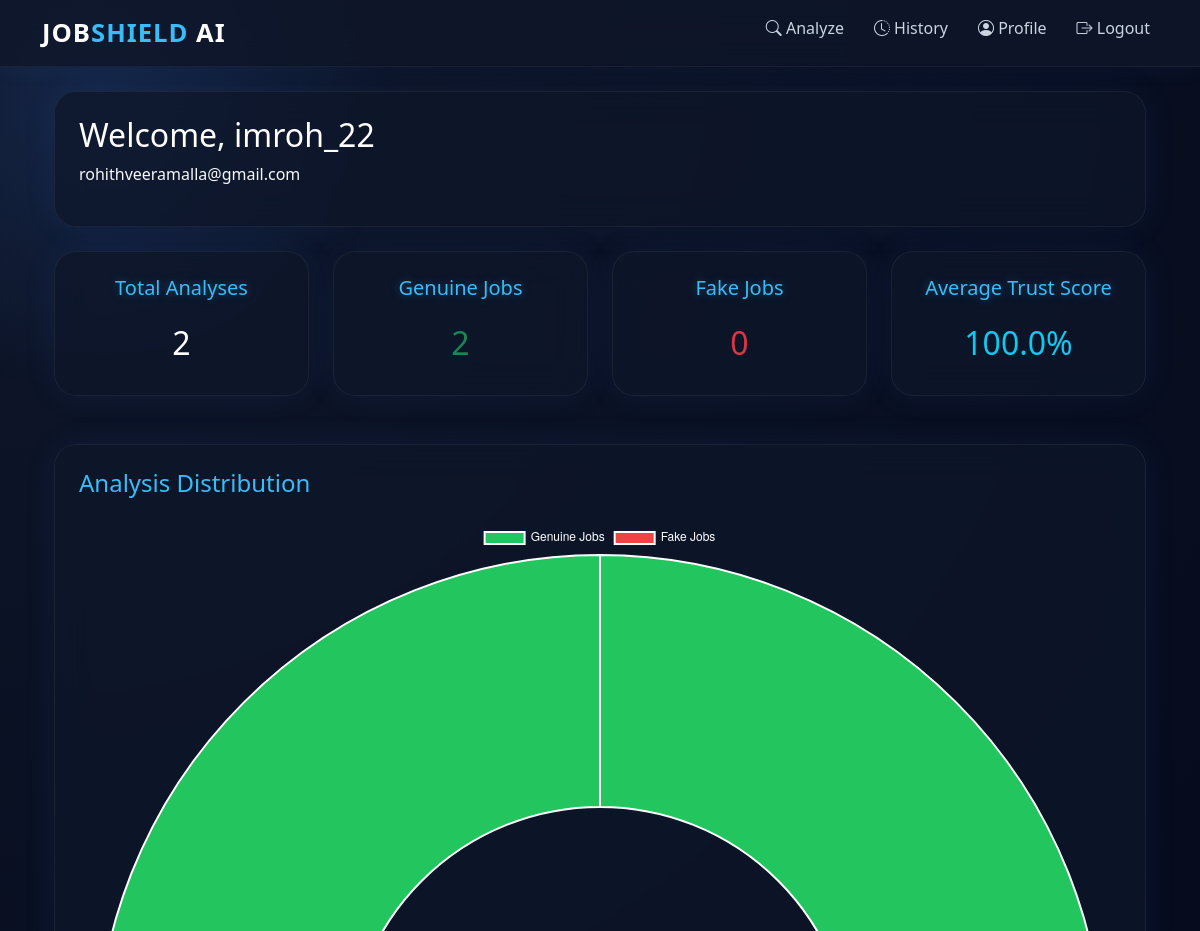
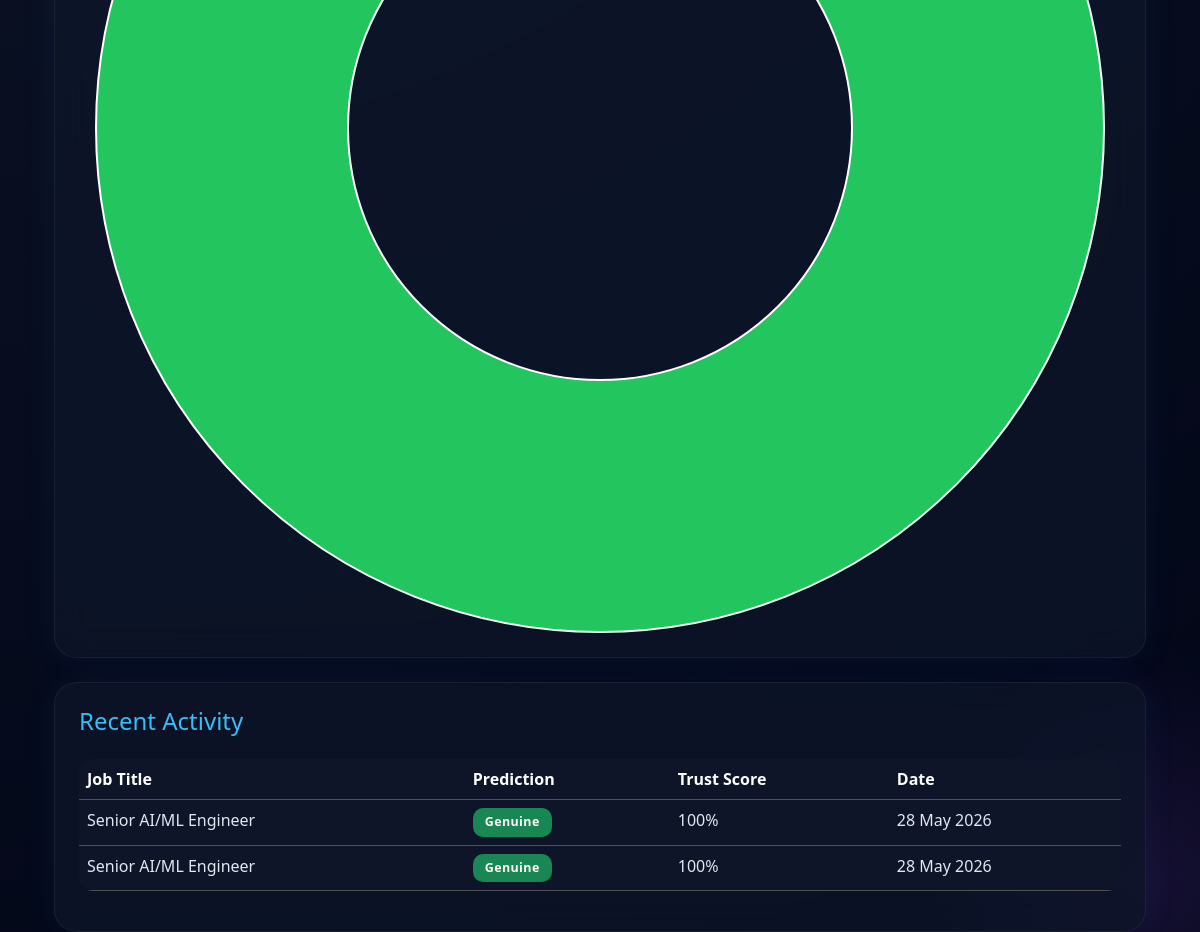
Screenshot of /profile (signed in) with the database file from the repository (2 pictures, top to bottom).
### auth/models.py (models this page shows, shortened)
class User(UserMixin, db.Model):
    __tablename__ = "users"
    id = db.Column(db.Integer, primary_key=True)
    username = db.Column(
        db.String(100),
        nullable=False
    )
    email = db.Column(
        db.String(150),
        unique=True,
        nullable=False
    )
    password = db.Column(
        db.String(255),
        nullable=False
    )
    is_admin = db.Column(
    db.Boolean,
    default=False
    )
    analyses = db.relationship(
        "JobAnalysis",
        backref="user",
        lazy=True
    )

class JobAnalysis(db.Model):
    __tablename__ = "job_analyses"
    id = db.Column(
        db.Integer,
        primary_key=True
    )
    user_id = db.Column(
        db.Integer,
        db.ForeignKey("users.id"),
        nullable=False
    )
    job_title = db.Column(
        db.String(255),
        nullable=False
    )
    prediction = db.Column(
        db.String(100),
        nullable=False
    )
    confidence = db.Column(
        db.Float,
        nullable=False
    )
    risk_level = db.Column(
        db.String(100),
        nullable=False
    )
    trust_score = db.Column(
        db.Integer,
        nullable=False
    )
    verification_status = db.Column(
        db.String(100),
        nullable=False
    )
    created_at = db.Column(
        db.DateTime,
        default=datetime.utcnow
    )

### app.py (the view)
@app.route("/profile")
@login_required
def profile():
    analyses = JobAnalysis.query.filter_by(
        user_id=current_user.id
    ).all()
    total_analyses = len(analyses)
    genuine_count = len([
        a for a in analyses
        if "GENUINE" in a.prediction
    ])
    fake_count = len([
        a for a in analyses
        if "FAKE" in a.prediction
    ])
    if total_analyses > 0:
        average_trust_score = round(
            sum(a.trust_score for a in analyses)
            / total_analyses,
            2
        )
    else:
        average_trust_score = 0
    recent_analyses = JobAnalysis.query.filter_by(
        user_id=current_user.id
    ).order_by(
        JobAnalysis.created_at.desc()
    ).limit(5).all()
    return render_template(
        "profile.html",
        user=current_user,
        total_analyses=total_analyses,
        genuine_count=genuine_count,
        fake_count=fake_count,
        average_trust_score=average_trust_score,
        recent_analyses=recent_analyses
    )

### app.py (called while the page is built)
@login_manager.user_loader
def load_user(user_id):
    return User.query.get(int(user_id))

### templates/profile.html
{% extends "base.html" %}
{% block content %}
<div class="container mt-4">
    <div class="card p-4 mb-4">
        <h2 class="mb-2">
            Welcome, {{ user.username }}
        </h2>
        <p class="text-light">
            {{ user.email }}
        </p>
    </div>
    <div class="row">
        <div class="col-md-3 mb-4">
            <div class="card p-4 text-center h-100">
                <h5>Total Analyses</h5>
                <h2 class="mt-3">
                    {{ total_analyses }}
                </h2>
            </div>
        </div>
        <div class="col-md-3 mb-4">
            <div class="card p-4 text-center h-100">
                <h5>Genuine Jobs</h5>
                <h2 class="mt-3 text-success">
                    {{ genuine_count }}
                </h2>
            </div>
        </div>
        <div class="col-md-3 mb-4">
            <div class="card p-4 text-center h-100">
                <h5>Fake Jobs</h5>
                <h2 class="mt-3 text-danger">
                    {{ fake_count }}
                </h2>
            </div>
        </div>
        <div class="col-md-3 mb-4">
            <div class="card p-4 text-center h-100">
                <h5>Average Trust Score</h5>
                <h2 class="mt-3 text-info">
                    {{ average_trust_score }}%
                </h2>
            </div>
        </div>
    </div>
    <div class="card p-4 mt-4">
        <h4 class="mb-4">
            Analysis Distribution
        </h4>
        <canvas id="analysisChart"></canvas>
    </div>
    <div class="card p-4 mt-4">
        <h4 class="mb-4">
            Recent Activity
        </h4>
        {% if recent_analyses %}
            <div class="table-responsive">
                <table class="table table-dark table-hover">
                    <thead>
                        <tr>
                            <th>Job Title</th>
                            <th>Prediction</th>
                            <th>Trust Score</th>
                            <th>Date</th>
                        </tr>
                    </thead>
                    <tbody>
                        {% for analysis in recent_analyses %}
                        <tr>
                            <td>
                                {{ analysis.job_title }}
                            </td>
                            <td>
                                {% if "GENUINE" in analysis.prediction %}
                                    <span class="badge bg-success">
                                        Genuine
                                    </span>
                                {% elif "MODERATE" in analysis.prediction %}
                                    <span class="badge bg-warning text-dark">
                                        Moderate
                                    </span>
                                {% else %}
                                    <span class="badge bg-danger">
                                        Fake
                                    </span>
                                {% endif %}
                            </td>
                            <td>
                                {{ analysis.trust_score }}%
                            </td>
                            <td>
                                {{ analysis.created_at.strftime('%d %b %Y') }}
                            </td>
                        </tr>
                        {% endfor %}
                    </tbody>
                </table>
            </div>
        {% else %}
            <p>No recent activity found.</p>
        {% endif %}
    </div>
</div>
<script>
var ctx = document.getElementById('analysisChart').getContext('2d');
new Chart(ctx, {
    type: 'doughnut',
    data: {
        labels: ['Genuine Jobs', 'Fake Jobs'],
        datasets: [{
            data: [
                {{ genuine_count }},
                {{ fake_count }}
            ],
            backgroundColor: [
                '#22c55e',
                '#ef4444'
            ]
        }]
    },
    options: {
        plugins: {
            legend: {
                labels: {
                    color: '#ffffff'
                }
            }
        }
    }
});
</script>
{% endblock %}

### static/theme.css (style rules this page uses)
body { background: radial-gradient(circle at top left, #0f172a, #020617); color: #e2e8f0; min-height: 100vh; font-family: 'Segoe UI', sans-serif; overflow-x: hidden; }
body::before { content: ""; position: fixed; width: 600px; height: 600px; background: radial-gradient( circle, rgba(59,130,246,0.15), transparent 70% ); top: -200px; left: -200px; z-index: -1; animation: pulseGlow 8s infinite alternate; }
body::after { content: ""; position: fixed; width: 500px; height: 500px; background: radial-gradient( circle, rgba(168,85,247,0.12), transparent 70% ); bottom: -200px; right: -200px; z-index: -1; animation: pulseGlow2 10s infinite alternate; }
.card { background: rgba(15,23,42,0.72) !important; backdrop-filter: blur(18px); border: 1px solid rgba(255,255,255,0.06); border-radius: 22px; box-shadow: 0 0 35px rgba(59,130,246,0.08); transition: 0.35s; overflow: hidden; }
.card h2 { color: #ffffff; }
.card h4, .card h5 { color: #38bdf8; }
.card p { color: #cbd5e1; }
.table { border-radius: 14px; overflow: hidden; }
.table-dark { --bs-table-bg: rgba(15,23,42,0.82); }
.badge { padding: 8px 12px; border-radius: 10px; font-size: 0.78rem; letter-spacing: 0.4px; }
table th { color: #ffffff !important; font-weight: 700; }
table td { color: #e2e8f0 !important; }
h1, h2, h3, h4, h5, h6 { color: #f8fafc; }
p { color: #cbd5e1; }
.card h5 { text-shadow: 0 0 10px rgba(56,189,248,0.35); }

### rows the page displays
User: username "imroh_22", email "rohithveeramalla@gmail.com"
JobAnalysis: job_title "Senior AI/ML Engineer", shows "Genuine", trust_score "100", created_at "28 May 2026"
JobAnalysis: job_title "Senior AI/ML Engineer", shows "Genuine", trust_score "100", created_at "28 May 2026"

### other values shown
{{ total_analyses }} "2"
{{ genuine_count }} "2"
{{ fake_count }} "0"
{{ average_trust_score }} "100.0"
chart data {{ fake_count }} 0
